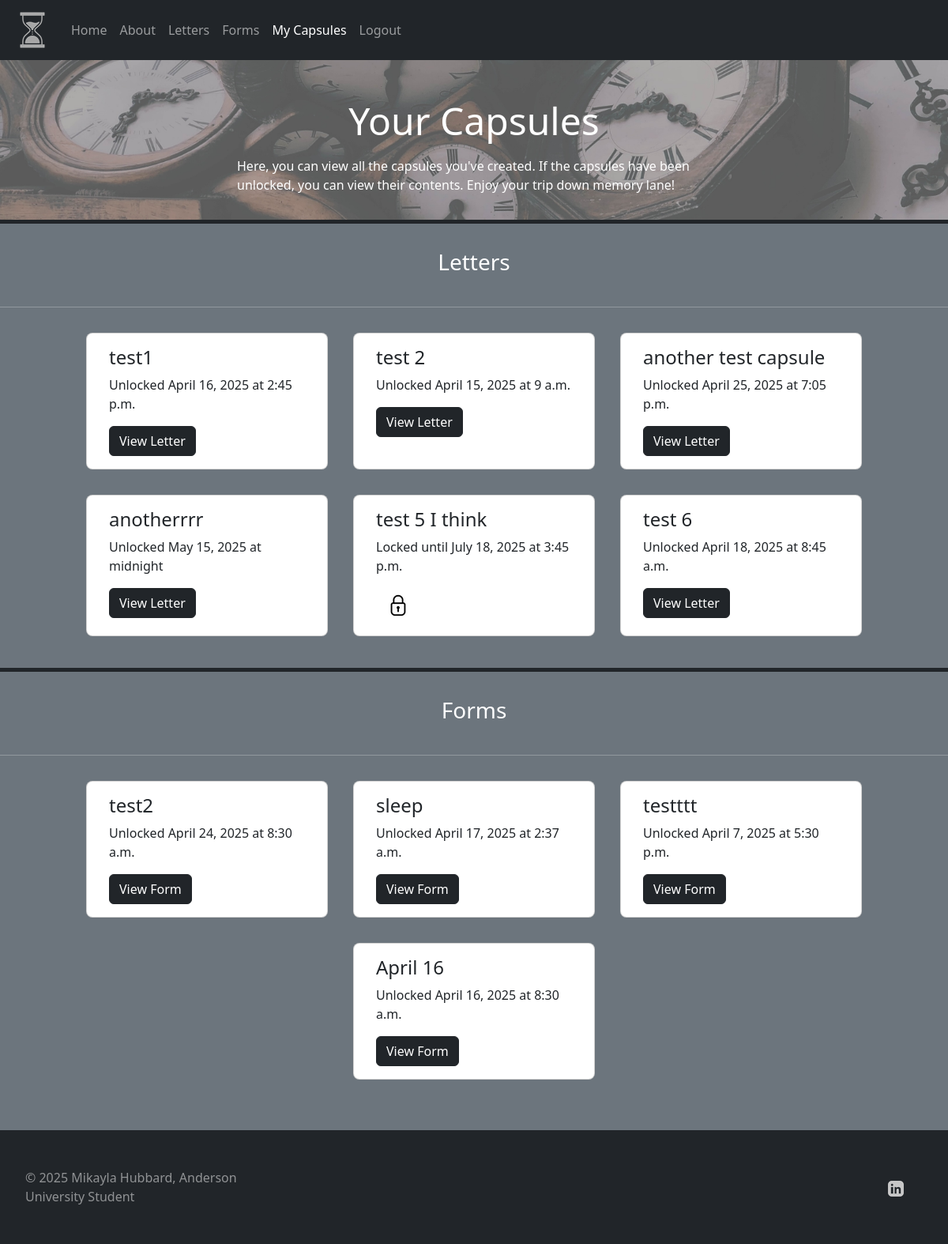
Page /capsules/ (signed in) on the committed database.
### time_capsule/models.py (models this page shows, shortened)
class LetterCapsule(models.Model):
    user = models.ForeignKey(User, on_delete=models.CASCADE)
    capsule_name = models.CharField(max_length=255)
    content = models.CharField(max_length=5000)
    date = models.DateField()
    time = models.TimeField()
    locked = models.BooleanField(default=True)
    def checkIfLocked(self):
        currentDate = datetime.now().date()
        currentTime = datetime.now().time()
        if currentDate > self.date or (currentDate == self.date and currentTime > self.time):
            self.locked = False
        else:
            self.locked = True

class QuestionCapsule(models.Model):
    user = models.ForeignKey(User, on_delete=models.CASCADE)
    capsule_name = models.CharField(max_length=255)
    date = models.DateField(default=datetime.now)
    time = models.TimeField(default=datetime.now)
    year = models.CharField(max_length=1000, default="empty")
    weather = models.CharField(max_length=1000, default="empty")
    living = models.CharField(max_length=1000, default="empty")
    occupation = models.CharField(max_length=1000, default="empty")
    song = models.CharField(max_length=1000, default="empty")
    book = models.CharField(max_length=1000, default="empty")
    show = models.CharField(max_length=1000, default="empty")
    foods = models.CharField(max_length=1000, default="empty")
    dislikes = models.CharField(max_length=1000, default="empty")
    memory = models.CharField(max_length=1000, default="empty")
    goals = models.CharField(max_length=1000, default="empty")
    best = models.CharField(max_length=1000, default="empty")
    future = models.CharField(max_length=1000, default="empty")
    message = models.CharField(max_length=1000, default="empty")
    locked = models.BooleanField(default=True)
    def checkIfLocked(self):
        currentDate = datetime.now().date()
        currentTime = datetime.now().time()
        if currentDate > self.date or (currentDate == self.date and currentTime > self.time):
            self.locked = False
        else:
            self.locked = True

### time_capsule/views.py (the view)
# urls.py: path('capsules/', views.capsules, name='capsules'),
def capsules(request):
    current_user = request.user
    if current_user.is_authenticated:
        letters = LetterCapsule.objects.filter(user = current_user)
        forms = QuestionCapsule.objects.filter(user = current_user)
        for letter in letters:
            letter.checkIfLocked()
        for form in forms:
            form.checkIfLocked()
    else:
        letters = []
        forms = []
    context = {
        'user': current_user,
        'letters': letters,
        'forms': forms,
    }
    return render(request, 'capsules.html', context)

### time_capsule/templates/capsules.html (shortened to what this page needs)
<!DOCTYPE html>
<html lang="en">
  <head>
    <link
      href="https://cdn.jsdelivr.net/npm/bootstrap@5.3.3/dist/css/bootstrap.min.css"
      rel="stylesheet"
    />
    {% load static %}
    <link rel="stylesheet", type="text/css", href="{%static 'time_capsule/styles.css' %}">
    <link rel="stylesheet", href = "{%static 'time_capsule/custom.scss'%}">
  </head>
  <body class="bg-secondary text-white">
    <nav class="navbar navbar-expand-sm navbar-dark bg-dark">
        <div clas="container-fluid">
            <div class="collapse navbar-collapse" id="mynavbar">
              {%load static%}
              <a class="navbar-brand ps-3" href="/"><img src="{% static 'time_capsule/transparentHourglass.png' %}"class="img-fluid" alt="hourlgass logo"></a>
                <ul class="navbar-nav me-auto">
                  <li class="nav-item">
                    <a class="nav-link" href="/">Home</a>
                  </li>
                  <li class="nav-item">
                    <a class="nav-link" href="/about/">About</a>
                  </li>
                  <li class="nav-item">
                    <a class="nav-link" href="/letters/">Letters</a>
                  </li>
                  <li class="nav-item">
                    <a class="nav-link" href="/form/">Forms</a>
                  </li>
                  <li class="nav-item">
                    <a class="nav-link active" href="/capsules/">My Capsules</a>
                  </li>
                  {% if user.is_authenticated %}
                  <li class="nav-item">
                    <a class="nav-link" href="/logout/">Logout</a>
                  </li>
                  {%else%}
                  <li class="nav-item">
                    <a class="nav-link" href="/login/">Login</a>
                  </li>
                  {%endif%}
                </ul>
        </div>
    </nav>
    <div>
      {% if user.is_authenticated %}
      {% load static %}
      <div class="jumbotron d-flex justify-content-center border-bottom border-dark border-5">
        <div class="mx-5 text-wrap col-md-6 mx-auto">
          <p class="text-center display-5 mt-5">Your Capsules</p>
          <p class="pb-3">Here, you can view all the capsules you've created. If the capsules have been unlocked, you can view their contents. Enjoy your trip down memory lane!</p>
        </div>
      </div>
      <h3 class="text-center py-4 mt-2">Letters</h3>
      <hr />
      <div class = "row justify-content-center border-bottom border-dark border-5 pb-4">
      {% for letter in letters %}
      {% if letter.locked %}
        <div class="col-3 card m-3 rounded-3">
            <div class="card-body">
              <h4 class="card-title">{{letter.capsule_name}}</h4>
              <p class="card-text">Locked until {{letter.date}} at {{letter.time}}</p>
              {% load static %}
              <a href="#" class="btn btn-bg-disabled"><img src="{% static 'time_capsule/lock.png'%}" alt="lock"></a>
      {% else %}
          <div class="col-3 card m-3 rounded-3">
            <div class="card-body">
              <h4 class="card-title">{{letter.capsule_name}}</h4>
              <p class="card-text">Unlocked {{letter.date}} at {{letter.time}}</p>
              <a href="{% url 'view_letter' letter.id %}"  class="btn btn-dark">View Letter</a>
            {%endif%}
          </div>
        </div>
      {%endfor%}
      </div>
      <h3 class="text-center py-4 mt-2">Forms</h3>
      <hr />
      <div class = "row justify-content-center pb-4">
        {% for form in forms %}
          {% if form.locked %}
                {% load static %}
          {% else %}
            <div class="col-3 card m-3 rounded-3">
              <div class="card-body">
                <h4 class="card-title">{{form.capsule_name}}</h4>
                <p class="card-text">Unlocked {{form.date}} at {{form.time}}</p>
                <a href="{% url 'view_form' form.id %}" class="btn btn-dark">View Form</a>
              </div>
          {%endif%}
          </div>
        {%endfor%}
        </div>
      {% endif %}
    </div>
    <footer class="d-flex flex-wrap justify-content-between align-items-center py-4 px-2 mt-4 bg-dark">
      <div class="col-md-4 d-flex align-items-center p-4">
        <span class="mb-3 mb-md-0 text-white-50">© 2025 Mikayla Hubbard, Anderson University Student</span>
      </div>
      <ul class="nav col-md-4 justify-content-end list-unstyled d-flex">
        <li class="ms-3">
          <a href="https://www.linkedin.com/in/mikayla-hubbard-05500a2b7/">
            {%load static%}
            <img src="{% static 'time_capsule/linkedin.png' %}"class="img-fluid me-5" alt="linked in">
          </a>
      </ul>
    </footer>
  </body>
</html>

### time_capsule/static/time_capsule/styles.css (style rules this page uses)
.jumbotron { background-image: url('clocks.jpg'); background-size: cover; height: 100%; color:white; }

### rows in the picture
LetterCapsule: capsule_name "test1", date "April 16, 2025", time "2:45 p.m."
LetterCapsule: capsule_name "test 2", date "April 15, 2025", time "9 a.m."
LetterCapsule: capsule_name "another test capsule", date "April 25, 2025", time "7:05 p.m."
LetterCapsule: capsule_name "anotherrrr", date "May 15, 2025", time "midnight"
LetterCapsule: capsule_name "test 5 I think", date "July 18, 2025", time "3:45 p.m.", locked True (drawn)
LetterCapsule: capsule_name "test 6", date "April 18, 2025", time "8:45 a.m."
QuestionCapsule: capsule_name "test2", date "April 24, 2025", time "8:30 a.m."
QuestionCapsule: capsule_name "sleep", date "April 17, 2025", time "2:37 a.m."
QuestionCapsule: capsule_name "testttt", date "April 7, 2025", time "5:30 p.m."
QuestionCapsule: capsule_name "April 16", date "April 16, 2025", time "8:30 a.m."
